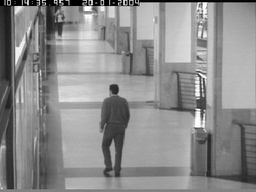
#> input picture MotionVectorDetection/modifiedMethod/code/OneStopNoEnter1cor0249.bmp, 256 x 192 px, shrunk from 384 x 288 before the run
$ jupyter execute modifiedMethod.ipynb
#> lines starting #> are read from the running program, lines starting #| are printed output that depends on the picture
[cell 1]
import cv2
import numpy as np
import math

[cell 2]
v1_f1 = cv2.imread("OneStopNoEnter1cor0249.bmp",0)
#> v1_f1 is the input picture: shape (192, 256); min 0, max 255, mean 139.8
v1_f2 = cv2.imread("OneStopNoEnter1cor0251.bmp",0)
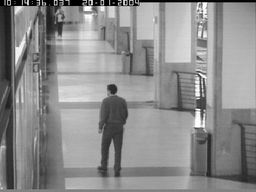
#> input picture MotionVectorDetection/modifiedMethod/code/OneStopNoEnter1cor0251.bmp, 256 x 192 px, shrunk from 384 x 288 before the run
#> v1_f2 is the input picture: shape (192, 256); min 0, max 255, mean 139.5

### Find the motion compensated difference image
#### (Video frame ) mdf1 = determineMotionVector(f1,f2)

[cell 3]
def blockMatching(img1,img2,blockSize,searchSize):
#> called with blockSize = 8, searchSize = 16
    searchSize = (int)((searchSize - blockSize)/2)
    newImg = np.zeros((len(img1),len(img1[0])))
#> newImg: shape (192, 256) float64; every value is 0
    motionImage = np.zeros((len(img1),len(img1[0])))
    for i in range(0,min(len(img1),len(img2)-1),blockSize):
        for j in range(0,min(len(img1[0]),len(img2[0])-1),blockSize):
            block1 = sumOfBlocks(img1,i,j,blockSize)
            block2 = sumOfBlocks(img2,i,j,blockSize)
            difference=[]
            points = []
            if(block1-block2 !=0):
                for x in range(-searchSize,(searchSize+blockSize)):
                    for y in range(-searchSize,(searchSize+blockSize)):
                        block2 = sumOfBlocks(img2,i+x,j+y,blockSize)
                        difference.append(abs((block1)- block2))
                        points.append((i+x,j+y))
                if(difference == []):
                    pixel=0
                else:
                    temp = findMinimum(difference,points)
                    pixel = temp[0]
                    u = temp[1][0]
                    v = temp[1][1]
                    for m,x in zip(range(u,u+blockSize),range(i,i+blockSize)):
                        for n,y in zip(range(v,v+blockSize),range(j,j+blockSize)):
                            if(m<len(img1) and n<len(img1[0])):
                                newImg[m][n] = pixel
                                newImg[x][y] = pixel
#> this loop made 24 passes
#> i on passes 2 to 13: 8, 16, 24, 32, 40, 48, 56, 64, 72, 80, 88, 96
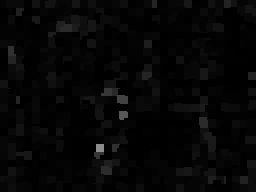
#> newImg: shape (192, 256) float64; min 0, max 140, mean 6.2

    return newImg

[cell 4]
def findMinimum(difference,points):
    min = 2048888
    for i in range(0,len(difference)):
        if(min> difference[i]):
            min=difference[i]
            point=points[i]
    #print(min)
    return [min,point]

[cell 5]
def sumOfBlocks(img,x,y,blockSize):
    sum_ = 0
    for j in range(0,blockSize):
        for i in range(0,blockSize):
            if((x+j < len(img)) and (y+i < len(img[0]))):
                sum_ += img[x+j][y+i]
    return sum_

[cell 6]
mdf1 = np.array(blockMatching(v1_f1,v1_f2,8,16))
cv2.imwrite("mdf1.jpg",mdf1)
#> Out = True

### Question4 Find the DCT transformed images
##### DCT_mdf1 = DCT(mdf1)

[cell 7]
def applyDCT(img,size,noOfPixel):
#> called with size = 8, noOfPixel = 4
    newImg = np.zeros((len(img),len(img[0])))
    DCTMatrix = createDCTMatrix(size)
    DCTMatrixTranspose = np.transpose(DCTMatrix)
    for i in range(0,len(img),size):
        for j in range(0,len(img[0]),size):
            block = createBlocks(img,i,j,size)
            DCTOutput = (np.matmul(DCTMatrixTranspose,np.matmul(block,DCTMatrix)))
            for x,u in zip(range(i,i+size),DCTOutput):
                for y,v in zip(range(j,j+size),u):
                    newImg[x][y] = v
#> this loop made 24 passes
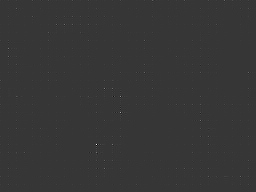
#> newImg: shape (192, 256) float64; min -266.5, max 977.1, mean 0.8; drawn with min black and max white
    return newImg

[cell 8]
def createBlocks(img,x,y,blockSize):
    blocks=[]
    block=[]
    for j in range(0,blockSize):
        xblock=[]
        for i in range(0,blockSize):
            if((x+j < len(img)) and (y+i < len(img[0]))):
                xblock.append(img[x+j][y+i])
        block.append(xblock)
    blocks.append(block)
    return block

[cell 9]
def createDCTMatrix(size):
    matrix = np.zeros((size,size))
    for i in range(0,len(matrix)):
        for j in range(0,len(matrix[0])):
            if(i == 0):
                matrix[i][j] = (1/size) ** 0.5
            else:
                term = ((2*j)+1)*math.pi*i
                term = term/(2*size)
                matrix[i][j] = (((2/size) **0.5) * math.cos(term))
    return matrix

[cell 10]
DCT_mdf1 = applyDCT(mdf1,8,4)

# Apply IDCT

[cell 11]
def applyIDCT(img,size):
#> called with size = 8
    newImg = np.zeros((len(img),len(img[0])))
    DCTMatrix = createDCTMatrix(size)
    DCTMatrixTranspose = np.transpose(DCTMatrix)
    for i in range(0,len(img),size):
        for j in range(0,len(img[0]),size):
            block = createBlocks(img,i,j,size)
            IDCTOutput = (np.matmul(DCTMatrix,np.matmul(block,DCTMatrixTranspose)))
            for x,u in zip(range(i,i+size),IDCTOutput):
                for y,v in zip(range(j,j+size),u):
                        newImg[x][y] = v
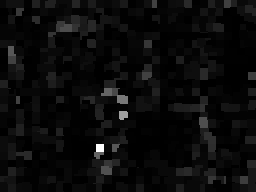
#> newImg: shape (192, 256) float64; min -6.64e-14, max 140, mean 6.2; drawn with min black and max white
    return newImg

[cell 12]
IDCT_mdf1 = applyIDCT(DCT_mdf1,8)
cv2.imwrite("IDCT_mdf1.jpg",IDCT_mdf1)
#> Out = True

#Reconstruct the Image
##### f2' = f1 + IDCT_df1

[cell 13]
IDCT_df1 = cv2.imread("IDCT_mdf1.jpg",0)
#> IDCT_df1: shape (192, 256); min 0, max 140, mean 6.2

[cell 14]
def add(img1,img2):
    newImg = np.zeros((len(img1),len(img1[0])))
    for i in range(0,min(len(img2),len(img1))):
        for j in range(0,min(len(img2[0]),len(img1[0]))):
            addition = (img1[i][j] + img2[i][j])
            if(addition > 0 ):
                newImg[i][j] = addition
            else:
                newImg[i][j] = 0
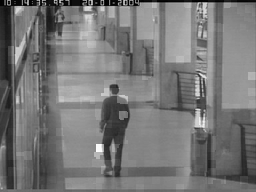
#> newImg: shape (192, 256) float64; min 1, max 312, mean 146; drawn with min black and max white
    return newImg

[cell 15]
f2_ = add(v1_f1,IDCT_mdf1)
cv2.imwrite("f2'.jpg",f2_)
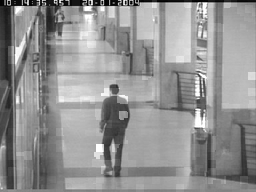
#> saved as f2'.jpg: shape (192, 256); min 1, max 255, mean 145.9
#> Out = True
